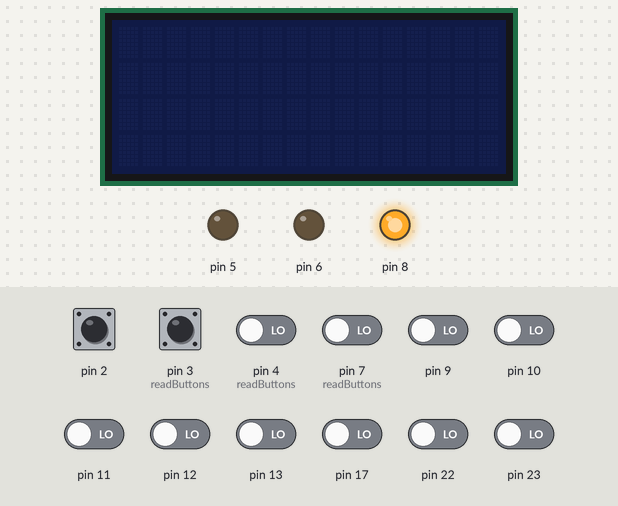
Bench run of a sketch on a simulated Arduino Uno, built with avr-gcc and run on an emulated ATmega328P. Parts: 16×4 character LCD, output pins drawn as LEDs (lit = HIGH). Inputs (shaded band) come from the test bench; at power-on: pin 2 HIGH, pin 3 (readButtons), pin 4 (readButtons), pin 7 (readButtons), pin 9–13, pin 17, pin 22, pin 23 LOW. What the sketch prints to the serial monitor is not drawn.

Above: at 0.01 s.
At 1.2 s:
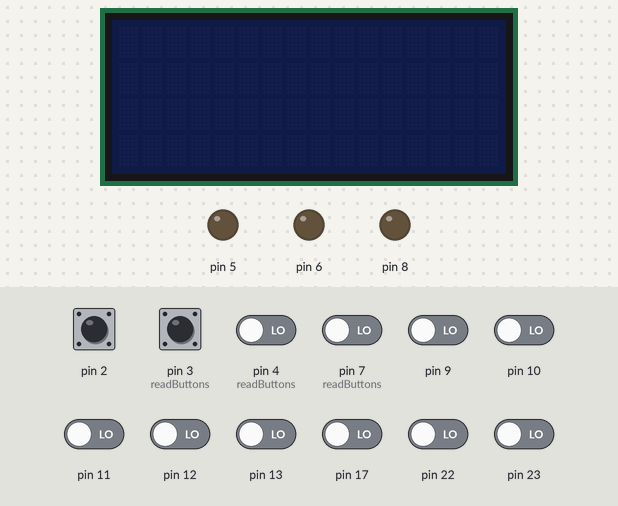
1.3 s: pin 3 (readButtons) pulled HIGH for 0.15 s
Timing chart, 0 to 4.3 s (numbered marks = the images above; inputs shaded):
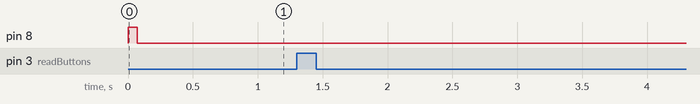

The sketch:

AdapTracker.ino
```cpp
#include <Wire.h>
#include <SD.h>
#include <stdio.h>
#include <hd44780.h>                       // main hd44780 header
#include <hd44780ioClass/hd44780_I2Cexp.h> // i2c expander i/o class header
#include <EEPROM.h>

#include "RtcMethods.hpp"
#include "SolarServo.hpp"
#include "ButtonInput.hpp"
#include "MenuFSM.hpp"
#include "Mutex2.hpp"


#define LCD_COLS 16
#define LCD_ROWS 4


    /*  GLOBALS */

hd44780_I2Cexp lcd(0x26); // declare lcd object with address

//  Flag set by ISRs, and cleared by main program loop.
byte rtc_interrupt = 0;         // used to trigger tracker movements.
byte keyboard_interrupt = 0;    // used to enter MenuFSM function.


    /*
        Setup the microcontroller
            The RTC is not written by Arduino 2. All RTC setup is done
            by Arduino 1.
    */


void setup() {
    Serial.begin(115200); // open the serial port at 9600 bps:
    Wire.begin();       // join I2C bus as master

    // Set these pins as inputs for the Cycle, Select, Back buttons.
    PORTC = PORTC & 0b01100111; // setting PC7, PC4, PC3 (pin7, pin4, pin3)as inputs without pullups.
    DDRC  = DDRC  & 0b01100111;

    // Set mutex pins as inputs and outputs.
    DDRB = DDRB & !(1<<DDB1);   // set mutex1 (PB1) as input.
    DDRC = DDRC & !(1<<DDC3);   // set mutex3 (PC3) as input.
    // set mutex 2 (PB0) as output.
    PORTB = PORTB & !(1<<PORTB0);   // set to output LOW
    DDRB = DDRB | (1<<DDB0);   // then set as output (avoids accidental HIGH)

     // Enable pin change interrupts on the Cycle, Select, Back buttons.
    PCICR = PCICR | (1 << PCIE2);   // enabling interrupts from pins PD7-PD0.
    PCMSK2 = PCMSK2 | (1<<PCINT23) | (1<<PCINT20) | (1<<PCINT19);   // Masking so only PD7 PD4 & PD3 cause interrupts.
    // these pin change interrupts call PCINT2_vect.

    // Set pin 2 (INT0) to be external interrupt from RTC
    DDRD = DDRD & 0b11111011;   // set pin to to input.
    PORTD = PORTD | 0b00000100; // enabling pull-up resistor on pin 2.
    EICRA = 1 << ISC01;         // setting interrupt to be triggered on falling edge.
    EIMSK = 1 << INT0;          // enabling external interrupt on pin 2

    startMutex();

    // initialise the I2C LCD module.
    int status;
    status = lcd.begin(LCD_COLS, LCD_ROWS); // initialising lcd (also turns on backlight)
    if(status) {
        hd44780::fatalError(status);
    } // if there was an error, blink the lcd backlight.
    lcd.off();  // turn off pixels and backlight.
    endMutex(); // end i2c comms.

    setupServoTimer();  // also configures pins 5&6 as outputs.
}

void loop() {
// ignoring RtcInterrupt in the Adaptive tracker for now.
// remember to limit adaptive tracker's declination servo (servo 0) to only +-80 degrees. So it doesnt hit post.

/*if(rtc_interrupt==1) {
        rtc_interrupt = 0;
        // Do stuff.
}
else*/ if(keyboard_interrupt==1) {
        keyboard_interrupt = 0; // clear flag.
        PCICR = PCICR & (!(1<<PCIE2));  // disable pin change interrupts from any of the CSB buttons.
        byte status = startMutex();   // need this to arbitrate the multi-master i2c port.
        Serial.println(status, BIN);
        menuFSM();
        endMutex();
        PCIFR = PCIFR | (1<<PCIF2);   // clear PCINT2 flag by writing one to it.
        PCICR = PCICR | (1<<PCIE2); // enable pin change interrupts from the CSB buttons again.
    }
}
```

ButtonInput.cpp
```cpp
#include "ButtonInput.hpp"

// defined in main .ino file
extern byte keyboard_interrupt;

Button readButtons() {
    byte c_current = digitalRead(3);
    byte s_current = digitalRead(7);
    byte b_current = digitalRead(4);

    Button pressed;

    static byte c_prev = c_current;
    static byte s_prev = s_current;
    static byte b_prev = b_current;

    // this is used to detect rising edge.
    if(c_current==1 && c_prev==0)
        pressed = cycle;
    else if(s_current==1 && s_prev==0)
        pressed = select;
    else if(b_current==1 && b_prev==0)
        pressed = back;
    else
        pressed = none;

    c_prev = c_current;
    s_prev = s_current;
    b_prev = b_current;

    return pressed;
}


ISR(PCINT2_vect) {
    if((PIND & 0b10011000) != 0) {
        keyboard_interrupt = 1;    // rising edge on any of the CSB buttons
    }
    else keyboard_interrupt = 0;    // falling edge (ignore this interrupt)
}
```

ButtonInput.hpp
```cpp
#ifndef BUTTON_INPUT_H
#define BUTTON_INPUT_H

#include <Arduino.h>

typedef enum {none, cycle, select, back} Button;

/*
    A function that performs rising edge detection on the three input buttons:
        Cycle   (c)
        Select  (s)
        Back    (b)
    Returns the Button enum type. No debouncing is done in software.
    Assumes:
        - only one button is pressed at a time.
        - input pins are already configured as inputs with external pullups.
        - it is called from within a loop.
*/
Button readButtons();

ISR(PCINT2_vect);

#endif
```

MenuFSM.hpp
```cpp
#ifndef MENU_FSM_H
#define MENU_FSM_H

#include <Arduino.h>

#define LAT_EEPROM_ADDRESS 0    // spaced by 4 bytes since latitude and longitude are
#define LON_EEPROM_ADDRESS 4    // floats which take up 4bytes each.

// typedef enum state; is not defined here in the headder file so that it
// cannot be accessed outside the MenuFSM code.

// This function uses 3 statics (current_state, next_state, digit_format)
// Might change later to be passed as arguments, to save memory.
void menuFSM();

void digitSelector(byte digit_format);
void readLcdDigits(char digits[8], byte digit_format);
byte getMaxDigitCol(byte digit_format);
void menuPrintTime(byte time[7], byte format);
void convertDigitsToTime(byte time[3], byte digits[8], byte format);
char* floatToLcd(float x, char p[8], byte format);

#endif
```

Mutex2.cpp
```cpp
#include <Arduino.h>

/*
    This code file is only to be used by Arduino 2 (the adaptive tracker.)
*/

/* OLD startMutex() has a timeout.
byte startMutex() {
    // Try to broadcast
    byte time_start = millis() / 1000;
    while(1) {     // only attempts to do this for one second
        if( (millis()/1000) == time_start) {
            if((PINB & (1<<PINB1)) | (PINC & (1<<PINC3))) { // while mutex1 or 3 is HIGH
                continue;
            }
            else {  // if mutex 1&3 are LOW
                PORTB = PORTB | (1<<PORTB0);    // output HIGH on mutex2
                break;
            }
        }
        else return 1;  // timed out while trying to arbitrate
    }
    // check mutex1&3 one more time (incase another arduino transmits at the same time)
    delay(5);   // Arduino2 has 2nd priority hence the delay.
    if( (PINB & (1<<PINB1)) | (PINC & (1<<PINC3)) ) { // if they are HIGH
        PORTC = PORTB & 0b11111110; // PB0 (mutex2) set to LOW
        return 1;   // failed to arbitrate
    }
    else return 0;  // succesfully arbitrated for mutex.
}
*/

byte startMutex() {
    // Try to broadcast
    while(1) {     // keeps trying to do this forever
        if((PINB & (1<<PINB1)) | (PINC & (1<<PINC3))) { // while mutex1 or 3 is HIGH
            continue;
        }
        else {  // if mutex 1&3 are LOW
            PORTB = PORTB | (1<<PORTB0);    // output HIGH on mutex2
            break;
        }
    }
    // check mutex1&3 one more time (incase another arduino transmits at the same time)
    delay(5);   // Arduino2 has 2nd priority hence the delay.
    if( (PINB & (1<<PINB1)) | (PINC & (1<<PINC3)) ) { // if they are HIGH
        PORTC = PORTB & 0b11111110; // PB0 (mutex2) set to LOW
        return 1;   // failed to arbitrate
    }
    else return 0;  // succesfully arbitrated for mutex.
}

void endMutex() {
    // output LOW on pin PC3
    PORTB &=  !(1<<PORTB1);
}
```

Mutex2.hpp
```cpp
#ifndef MUTEX_H
#define MUTEX_H

    // This code file is only to be used by Arduino 2 (adaptive tracker).

/*
    Call this before starting any i2c communication.
    This function will keep busy waiting until the line is free. But
    only for a maximum of 1 second. After this it times out and returns
    a 1 to show arbitration was not successful.
*/
byte startMutex();

/*
    Call this once you have finished i2c communication to release the line.
    Can be called even if startMutex was not called.
    (or if it wasn't successful).
*/
void endMutex();


#endif MUTEX_H
```

RtcMethods.cpp
```cpp
#include "RtcMethods.hpp"

/*
    // Code to check if RTC is in battery switchover mode.
    // If not,  put it in battery switchover mode.
    Wire.beginTransmission(RTC_ADDRESS);
    Wire.write(0x2); // address of control register 3
    Wire.requestFrom(RTC_ADDRESS,1); // read only 1 byte (only control register 3)
    byte ctrl_reg3 = Wire.read();
    Wire.endTransmission();
    Serial.println(ctrl_reg3, BIN);
    if((ctrl_reg3 & 0b11100000) != 0) { // if not in battery switchover
        Serial.println("changing ctrl_reg3.");
        Wire.beginTransmission(RTC_ADDRESS);
        Wire.write(0x2);    //address
        Wire.write(ctrl_reg3 & 0b00011111);       // value at that address
        // ctrl_reg3[7:5] becomes 0b101    battery switchover enabled
        Wire.endTransmission();
    }
    Wire.beginTransmission(RTC_ADDRESS);
    Wire.write(0x2); // address of control register 3
    Wire.requestFrom(RTC_ADDRESS,1); // read only 1 byte (only control register 3)
    ctrl_reg3 = Wire.read();
    Wire.endTransmission();
    Serial.println(ctrl_reg3, BIN);
*/


// defined in main .ino file
extern volatile byte rtc_interrupt;


ISR(INT0_vect) {
    // check for Timer A and Timer B in main code.
    rtc_interrupt = 1;
}


byte rtcCheckClock(int address) {
    // Assumes the PCF8523 chip is being used.
    // returns 1 if the OS flag is set. Therefore clock integrity cannot be guaranteed.
        // also attempts to clear the flag if this is the case
    // returns 0 if the flag was 0.
    Wire.beginTransmission(address);
    Wire.write(0x3);                // set to seconds register
    Wire.endTransmission(false);    // false so line is not released.
    Wire.requestFrom(address,1);    // read the seconds register
    byte sec_reg = Wire.read();
    Wire.endTransmission();
    if(sec_reg & 0b10000000) {    // check if OS flag (bit 7) is set.
        Wire.beginTransmission(address);
        Wire.write(0x3);
        Wire.write(sec_reg & 0b01111111);   // attempt to clear the flag.
        Wire.endTransmission();
        return 1;                           // the OS flag was set.
    }
    else {
        return 0; // OS flag was not set.
    }
}


void rtcSetupCountdown(byte intervalA, byte intervalB, int rtc_address) {
    // If a zero is inputted as the interval
    // that timer should be disabled.
    byte enA = 0;
    byte enB = 0;
    if(intervalA==0) {enA = 0;} // only enable timers if they are given a positive interval.
    else {enA = 1;}
    if(intervalB==0) {enB=0;}
    else {enB = 1;}

    // Write to Control_2 register
        Wire.beginTransmission(RTC_ADDRESS);
        Wire.write(0x1);    // address of Control_2
        Wire.write(0b0 | (enA << 1) | (enB));   // Set CTAIE=CTBIE=1 to enable countdown timer B&A interrupts. Also clear all flags.
        Wire.endTransmission();
    // Write to Tmr_A_Freq_ctrl, T_A, Tmr_B_Freq_ctrl and T_B
        Wire.beginTransmission(RTC_ADDRESS);
        Wire.write(0x10);   // address of Tmr_A_Freq_ctrl
        Wire.write(0b00000011); // Tmr_A_Freq_ctrl value (TAQ = 0b011 for counting mins).
        Wire.write(intervalA);   // Load number of minutes into T_A.
        Wire.write(0b00000011); // Tmr_B_Freq_ctrl value  // TBW don't care. Arduino interrupts set to trigger on falling edge not level, so pulse width doesn't matter. // TBQ = 0b011 for counting minutes.
        Wire.write(intervalB);  // Load number of minutes into T_B.
        Wire.endTransmission();
    // Write to Tmr_CLKOUT_ctrl register
        Wire.beginTransmission(RTC_ADDRESS);
        Wire.write(0x0F);   // address of Tmr_CLKOUT_ctrl
        Wire.write(0b00111000 | (enA << 1) | (enB));
        // set permanent active interrupt (TAM bit)
        // set permanent active interrupt (TBM bit)
        // disable CLKOUT generation (COF bits)

        // Based upon enA and enB from before:
        // enable/disable timer A (TAC bits)
        // enable/disable timer B (TBC bit)
        Wire.endTransmission();
}


int julianDay(byte* time) {
    // check if current year is leap year
    byte leap_year = 0;
    if((time[6]%4) == 0) {
        leap_year = 1;
    }

    // Adjust february to have 29 days if leap year.
    byte days_in_month[] = {31, 28, 31, 30, 31, 30, 31, 31, 30, 31, 30, 31};
    if(leap_year) {
        days_in_month[1]++;
    }

    // Calculate days since beginning of year.
    int julian_day = time[3];   // days
    for(byte i=0; i < (time[5]-1); i++) {
        julian_day = julian_day + (int)days_in_month[i];
    }
    return julian_day;
}

void rtcGetTime(byte time[7], int rtc_address) {
    Wire.beginTransmission(rtc_address);    // Get the slave's attention, tell it we're sending a command byte
    Wire.write(0x3);                        // The command byte, sets pointer to register with address of 0x3
    Wire.endTransmission(false);    // false so line is not released.
    Wire.requestFrom(rtc_address,7);        // Tell slave we need to read 7bytes begining at the current register
    int i = 0;
    while(Wire.available() != 0 && (i < 7)) {   // making sure that there are still bytes to read from I2C
        time[i] = Wire.read();          // read that byte into 'rtc_time' array
        i++;
    }
    Wire.endTransmission();                 // "Hang up the line" so others can use it (can have multiple slaves & masters connected)
}


void rtcConvertTime(byte* time) {
    byte low_nibble = 0b00001111;     // maybe change to byte (doesnt have to be const)
    // convert seconds
    time[0] = (time[0] >> 4)*10 + (time[0] & low_nibble);

    // convert minutes
    time[1] = (time[1] >> 4)*10 + (time[1] & low_nibble);

    // convert hours
    time[2] = (time[2] >> 4)*10 + (time[2] & low_nibble);

    // convert days
    time[3] = (time[3] >> 4)*10 + (time[3] & low_nibble);

    // no conversion needed for weekday
    time[4] = time[4];      // Sunday is 0, monday is 1 etc.

    // convert months
    time[5] = (time[5] >> 4)*10 + (time[5] & low_nibble);

    //convert years
    time[6] = (time[6] >> 4)*10 + (time[6] & low_nibble);
}


void rtcWriteTime(byte time[3], int rtc_address) {
    // write the bcd array to RTC chip.
    Wire.beginTransmission(rtc_address);
    Wire.write(0x3);    // set to seconds register.
    for(byte i=0; i<3; i++) {
        Wire.write(time[i]);
    }
    Wire.endTransmission();
}


void rtcWriteDate(byte time[3], int rtc_address) {
    // write the bcd array to RTC chip.
    Wire.beginTransmission(rtc_address);
    Wire.write(0x6);    // set to days register
    Wire.write(time[0]); // write in day number
    Wire.endTransmission();
    Wire.beginTransmission(rtc_address);
    Wire.write(0x8);    // set to months register   (must skip weekdays register)
    Wire.write(time[1]);     // write in month number
    Wire.write(time[2]);     // write in year number
    Wire.endTransmission();
}
```

RtcMethods.hpp
```cpp
#ifndef RTC_READOUT_H
#define RTC_READOUT_H

#include <Arduino.h>
#include <Wire.h>

#define RTC_ADDRESS 0b1101000   // for PCF8523 chip

// ISR to wakeup the arduino when RTC alarm (or countdown timer) goes off.
ISR(EXT_INT0);

byte rtcCheckClock(int address);


/*
    Function that sets up the countdown Timer A and B on the PCF8523 real time
    clock to generate interrupts on its INT1 pin. This is an active LOW
    interrupt. The countdown timer B is set to count down the number of
    minutes given by intervalB. While timer A is set to count down the number
    of minutes given by intervalA
    Input:
        - intervalB: number of minutes between each interrupt from Timer B
        - intervalA: number of minutes between each interrupt from Timer A
        - If the interval is given as 0, that timer is disabled.
    Output:
        - Writes to I2C to setup the RTCs registers to start the timer.
    Assumes:
        - The interrupt needs to be cleared via I2C in a different function
        to disable the interrupt.
*/
void rtcSetupCountdown(byte intervalA, byte intervalB, int rtc_address);

int julianDay(byte* time);


/*
    A function that gets the date and time from a PCF8523 Real Time Clock
    via I2C. It does not do any data conversion. Just gets the raw time.
    Inputs:
        - rtc_address      the I2C address of the Real Time Clock.
        - time     pointer to 7 element array to store time in.
    Outputs:
        - time is written with the retrieved date and time.
    Assumes:
        time[0]=sec, time[1]=min, 2=hrs, 3=days, 4=weekdays,5=months,6=yrs  (bascially little endian)
*/
void rtcGetTime(byte time[7], int rtc_address);


/*
    A function that takes raw time data from the PCF8523 RTC chip and converts it
    from BCD into normal binary encoding. Should be called after rtcGetTime().
    Returns 1 if clock integrity is not guaranteed.

    Input:  pointer to a 7 element byte (a.k.a. unit8_t) array    in BCD
    Output: edits that array directly.

    Assumes:
     - rtc's OS flag is cleared. (therefore RTC clock integrity is guaranteed).
        Call rtcCheckClock() to clear this flag.
     - hours are in 24hour format (can be changed in PCF8523 chip)
     - time[0]=sec, time[1]=min, 2=hrs, 3=days, 4=weekdays,5=months,6=yrs
     - for weekdays (sunday is 0, monday is 1, etc.)
*/
void rtcConvertTime(byte* time);


/*
    Writes the local time (ss:mm:hh)  to an RTC on the
    PCF8523 chip. Using I2C.

    Inputs:
     - 3 element byte array (time[]) in BCD encoding
     - the I2C address for the Real Time Clock(RTC).
     Assumes:
         - each time[] element is in BCD encoding.
         - time[0]=sec, time[1]=min, 2=hrs  (bascially little endian)
         - Already joined I2C bus as master.  Wire.begin(); is done.
*/
void rtcWriteTime(byte time[3], int rtc_address);


/*
    Writes the date (dd/mm/yy) to an RTC on the
    PCF8523 chip. Using I2C.

    Inputs:
     - 3 element byte array (time[]) in BCD encoding.
     - the I2C address for the Real Time Clock(RTC).
     Assumes:
         - each time[] element is in BCD encoding.
         - time[0]=day, time[1]=month, 2=year  (bascially little endian)
         - Weekday number (sunday, monday, etc) is not changed.
         - Already joined I2C bus as master.  Wire.begin(); is done.
*/
void rtcWriteDate(byte time[3], int rtc_address);

#endif
```

Source omitted: SolarServo.cpp (3035 bytes), SolarServo.hpp (1088 bytes)
